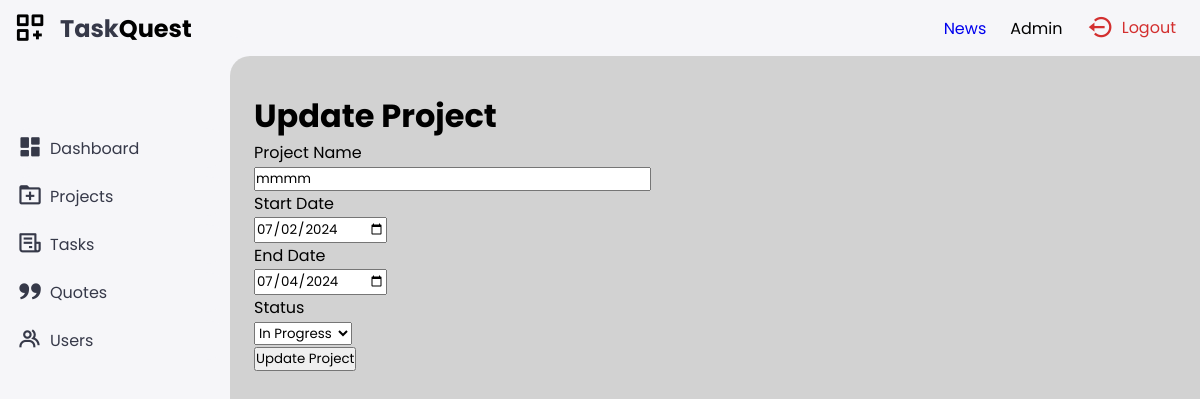
Page /update_project/1 (signed in) on the committed database.
### app.py (models this page shows)
class User(db.Model, UserMixin):
    id = db.Column(db.Integer, primary_key=True)
    username = db.Column(db.String(20), nullable=False, unique=True)
    password = db.Column(db.String(80), nullable=False)
    role = db.Column(db.String(20), nullable=False, default='user')

class Project(db.Model):
    id = db.Column(db.Integer, primary_key=True)
    name = db.Column(db.String(100), nullable=False)
    start_date = db.Column(db.Date, nullable=False)
    end_date = db.Column(db.Date, nullable=False)
    status = db.Column(db.String(20), nullable=False)

### app.py (the view, shortened to what this page needs)
@app.route('/update_project/<int:project_id>', methods=['GET', 'POST'])
@login_required
def update_project(project_id):
    project = Project.query.get(project_id)
    if not project:
        return redirect(url_for('projects'))
    form = ProjectForm()
    form.id.data = project.id
    form.name.data = project.name
    form.start_date.data = project.start_date
    form.end_date.data = project.end_date
    form.status.data = project.status
    return render_template('update_project.html', form=form)

### app.py
class ProjectForm(FlaskForm):
    id = StringField('Project ID')
    name = StringField('Project Name', validators=[InputRequired()])
    start_date = DateField('Start Date', format='%Y-%m-%d', validators=[InputRequired()])
    end_date = DateField('End Date', format='%Y-%m-%d', validators=[InputRequired()])
    status = SelectField('Status', choices=[('not started', 'Not Started'), ('in progress', 'In Progress'), ('completed', 'Completed')], validators=[InputRequired()])
    submit = SubmitField('Add Project')
    update = SubmitField('Update Project')

### app.py (called while the page is built)
@login_manager.user_loader
def load_user(user_id):
    return User.query.get(int(user_id))

### templates/update_project.html (shortened to what this page needs)
{% extends 'base.html' %}
{% block body %}
<h1>Update Project</h1>
<form method="POST">
    <p>
        {{ form.name.label }}<br>
        {{ form.name(size=32) }}
    </p>
    <p>
        {{ form.start_date.label }}<br>
        {{ form.start_date() }}
    </p>
    <p>
        {{ form.end_date.label }}<br>
        {{ form.end_date() }}
    </p>
    <p>
        {{ form.status.label }}<br>
        {{ form.status() }}
    </p>
    <p>{{ form.update() }}</p>
</form>
{% endblock %}

### templates/base.html (shortened to what this page needs)
<!DOCTYPE html>
<html lang="en">
<head>
    <link href='https://unpkg.com/boxicons@2.1.4/css/boxicons.min.css' rel='stylesheet'>
    <link rel="stylesheet" href="{{ url_for('static', filename='base.css') }}">
</head>
<body>
    <div class="sidebar">
        <a href="#" class="logo">
            <i class='bx bx-customize'></i>
            <div class="logo-name"><span>Task</span>Quest</div>
        </a>
        <ul class="side-menu">
            <li><a href="{{url_for('dashboard')}}"><i class='bx bxs-dashboard'></i>Dashboard</a></li>
            <li><a href="{{url_for('projects')}}"><i class='bx bx-folder-plus'></i>Projects</a></li>
            <li><a href="{{url_for('tasks')}}"><i class='bx bx-receipt'></i>Tasks</a></li>
            <li><a href="{{url_for('quote')}}"><i class='bx bxs-quote-alt-right'></i>Quotes</a></li>
            {% if current_user.is_authenticated and current_user.role == 'admin' %}
            <li><a href="{{ url_for('users') }}"><i class='bx bx-group'></i>Users</a></li>
        {% endif %}
    </div>
    <div class="content">
        <nav class="nav">
            <a href="{{ url_for('news') }}">News</a>
            {% if current_user.is_authenticated %}
            <ul class="nav">
                <li class="nav-item role-info"> {{ current_user.role.capitalize() }}</li>
            </ul>
        {% endif %}
            <ul class="nav">
                <li class="nav-item">
                    <a href="{{url_for('logout')}}" class="logout">
                        <i class='bx bx-log-out-circle'></i>
                        Logout
                    </a>
                </li>
            </ul>
        </nav>
        <main>
          {% block body %}
          {% endblock %}
        </main>
    </div>
</body>
</html>

### static/base.css (style rules this page uses)
:root { --light: #f6f6f9; --primary: #000000; --light-primary: #CFE8FF; --grey: #eee; --dark-grey: #d2d2d2; --dark: #363949; --danger: #D32F2F; --light-danger: #FECDD3; --warning: #FBC02D; --light-warning: #FFF2C6; --success: #000000; --light-success: #BBF7D0; }
* { margin: 0; padding: 0; box-sizing: border-box; font-family: 'Poppins', sans-serif; }
.bx { font-size: 1.7rem; }
a { text-decoration: none; }
li { list-style: none; }
html { overflow-x: hidden; }
body { background: var(--dark-grey); overflow-x: hidden; }
.sidebar { position: fixed; top: 0; left: 0; background: var(--light); width: 230px; height: 100%; z-index: 2000; overflow-x: hidden; scrollbar-width: none; transition: all 0.3s ease; }
.sidebar .logo { font-size: 24px; font-weight: 700; height: 56px; display: flex; align-items: center; color: var(--primary); z-index: 500; padding-bottom: 20px; box-sizing: content-box; }
.sidebar .logo .logo-name span { color: var(--dark); }
.sidebar .logo .bx { min-width: 60px; display: flex; justify-content: center; font-size: 2.2rem; }
.sidebar .side-menu { width: 100%; margin-top: 48px; }
.sidebar .side-menu li { height: 48px; background: transparent; margin-left: 6px; border-radius: 48px 0 0 48px; padding: 4px; }
.sidebar .side-menu li a { width: 100%; height: 100%; background: var(--light); display: flex; align-items: center; border-radius: 48px; font-size: 16px; color: var(--dark); white-space: nowrap; overflow-x: hidden; transition: all 0.3s ease; }
.sidebar .side-menu li a .bx { min-width: calc(60px - ((4px + 6px) * 2)); display: flex; font-size: 1.6rem; justify-content: center; }
.content { position: relative; width: calc(100% - 230px); left: 230px; transition: all 0.3s ease; }
.content nav { height: 56px; background: var(--light); padding: 0 24px 0 0; display: flex; align-items: center; grid-gap: 24px; position: sticky; top: 0; left: 0; z-index: 1000; }
.content nav::before { content: ""; position: absolute; width: 40px; height: 40px; bottom: -40px; left: 0; border-radius: 50%; box-shadow: -20px -20px 0 var(--light); }
.content nav a { color: var(); }
.content main { width: 100%; padding: 36px 24px; max-height: calc(100vh - 56px); }
.content nav { display: flex; justify-content: flex-end; align-items: center; height: 56px; background: var(--light); padding: 0 24px; position: sticky; top: 0; left: 0; z-index: 1000; }
.content nav .logout { display: flex; align-items: center; color: var(--dark); font-size: 16px; text-decoration: none; color: var(--danger); }
.content nav .logout i { margin-right: 8px; color: var(--danger); }

### rows in the picture
User: role "Admin"
Project: name "mmmm", start_date "07/02/2024", end_date "07/04/2024", status "In Progress"
